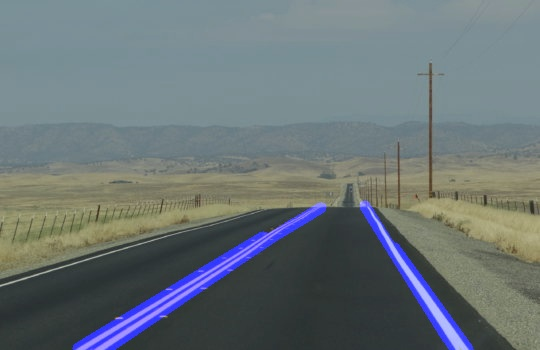
#> input picture 01_Detecting_lane_lines/images/combined.jpg, 540 x 350 px, given in place of video.mp4, which was not available
$ python video_detection.py
#> lines starting #> are read from the running program, lines starting #| are printed output that depends on the picture; after the words box and inside, x2 and y2 are one past the last pixel; in counts of white or black regions, pixels touching at a corner belong together; pictures that were not available may be replaced by others from this repository, and a replacement may not be noted
### 01_Detecting_lane_lines/lane_line_detection.py
# Import all the necessary packages
import cv2
import numpy as np
import matplotlib.pyplot as plt


def canny(image: np.ndarray) -> np.ndarray:
    """
    This function applies Canny edge detection to the input image
    :param image: input image
    :return: image with edges detected
    """
    # Convert the image to grayscale
    gray = cv2.cvtColor(image, cv2.COLOR_RGB2GRAY)
    # Reduce noise in the image
    blur = cv2.GaussianBlur(gray, (5, 5), 0)
    # Apply Canny edge detection
    canny_img = cv2.Canny(blur, 50, 150)

    return canny_img


def region_of_interest(image: np.ndarray) -> np.ndarray:
    """
    This function creates a mask for the region of interest
    :param image: input image
    :return: image with the region of interest
    """
    height = image.shape[0]
    # Define the region of interest
    polygons = np.array([
        [(50, height), (500, height), (350, 190)]
    ])
    # Create a mask
    mask = np.zeros_like(image)
    # Fill the mask with the polygon
    cv2.fillPoly(mask, polygons, 255)
    # Apply the mask to the image
    masked_image = cv2.bitwise_and(image, mask)

    return masked_image


def display_lines(masked_image: np.ndarray, hough_lines: np.ndarray) -> np.ndarray:
    """
    This function displays the lines on the input image
    :param masked_image: input image
    :param hough_lines: lines to be displayed
    :return: None
    """
    # Create a copy of the image
    line_img = np.zeros_like(masked_image)
    # Check if the lines are not empty
    if hough_lines is not None:
        # Iterate over all the lines
        for line in hough_lines:
            # Reshape the line
            x1, y1, x2, y2 = line.reshape(4)  # x1, y1, x2, y2 = line
            # Draw the line
            cv2.line(line_img, (x1, y1), (x2, y2), (255, 0, 0), 10)

    return line_img


def make_coordinates(lane_img: np.ndarray, line_parameters: np.ndarray) -> np.ndarray:
    """
    This function calculates the coordinates of the lines
    :param lane_img: input image
    :param line_parameters: parameters of the lines
    :return: coordinates of the lines
    """
    # Get the slope and intercept
    slope, intercept = line_parameters
    # Get the height of the image
    y1 = lane_img.shape[0]
    # Calculate the coordinates of the lines
    y2 = int(y1 * (3 / 5))
    x1 = int((y1 - intercept) / slope)
    x2 = int((y2 - intercept) / slope)

    return np.array([x1, y1, x2, y2])


def average_slope_intercept(lane_img: np.ndarray, hough_lines: np.ndarray) -> np.ndarray:
    """
    This function averages the lines
    :param lane_img: input image
    :param hough_lines: lines to be averaged
    :return: averaged lines
    """
    # Create empty lists
    left_fit = []
    right_fit = []
    # Iterate over all the lines
    for line in hough_lines:
        # Reshape the line
        x1, y1, x2, y2 = line.reshape(4)
        # Fit a polynomial to the points
        parameters = np.polyfit((x1, x2), (y1, y2), 1)
        # Get the slope and intercept
        slope = parameters[0]
        intercept = parameters[1]
        # Check if the slope is negative
        if slope < 0:
            # Append the slope and intercept to the left list
            left_fit.append((slope, intercept))
        else:
            # Append the slope and intercept to the right list
            right_fit.append((slope, intercept))
    if len(left_fit) and len(right_fit):
        # Average the lines
        left_fit_average = np.average(left_fit, axis=0)
        right_fit_average = np.average(right_fit, axis=0)
        # Calculate the coordinates of the lines
        left_line = make_coordinates(lane_img, left_fit_average)
        right_line = make_coordinates(lane_img, right_fit_average)

        return np.array([left_line, right_line])


# [20 lines that do not run on import are left out]

### 01_Detecting_lane_lines/video_detection.py
import cv2
import numpy as np

from lane_line_detection import canny, region_of_interest, display_lines, average_slope_intercept

# Make sure to adjust the polygons to the video size


cap = cv2.VideoCapture("assets/video.mp4")
while cap.isOpened():
    ret, frame = cap.read()
#> frame is the input picture: shape (350, 540, 3); mean B, G, R 118.4, 115.7, 105.8
    if ret:
        canny_img = canny(frame)
#> in canny, `gray = cv2.cvtColor(image, cv2.COLOR_RGB2GRAY)`:
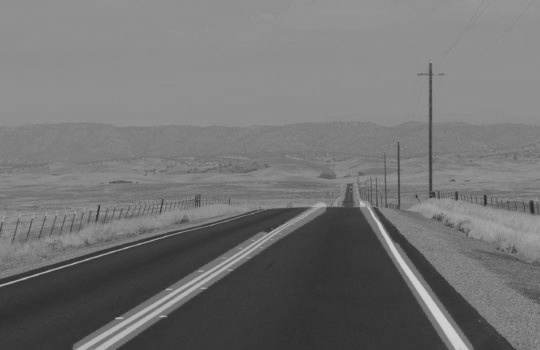
#> gray: shape (350, 540); min 39, max 212, mean 115.4
#> in canny, `canny_img = cv2.Canny(blur, 50, 150)`:
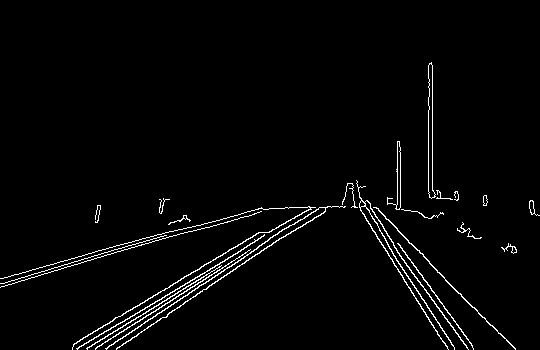
#> canny_img: shape (350, 540); 2.5% white in thin lines or dots, all inside (x1, y1, x2, y2) = (0, 62, 540, 350)
        cropped_img = region_of_interest(canny_img)
#> in region_of_interest, `cv2.fillPoly(mask, polygons, 255)`:
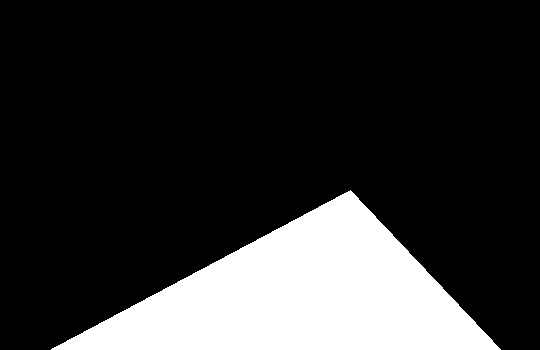
#> mask: shape (350, 540); 19.1% white; 1 white region, box (x1, y1, x2, y2) and area: (51, 190, 501, 350) 36150
#> in region_of_interest, `masked_image = cv2.bitwise_and(image, mask)`:
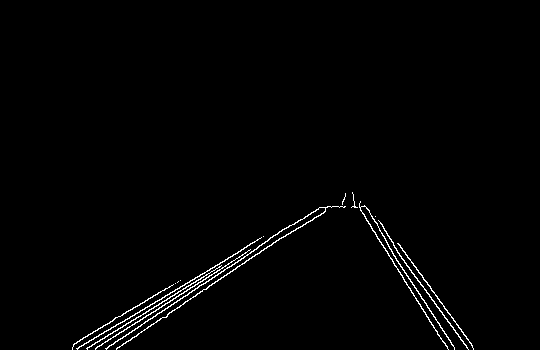
#> masked_image: shape (350, 540); 1.3% white in thin lines or dots, all inside (x1, y1, x2, y2) = (72, 192, 474, 350)
        hough_lines = cv2.HoughLinesP(cropped_img, 2, np.pi / 180, 100, np.array([]), minLineLength=40, maxLineGap=5)
#> hough_lines = 14 rows, first 6: [116, 349, 296, 228], [77, 349, 246, 247], [87, 347, 219, 267], [152, 318, 298, 220], [397, 252, 467, 348], [360, 210, 442, 341]
        averaged_lines = average_slope_intercept(frame, hough_lines)
#> the loop in average_slope_intercept, `for line in hough_lines:` made 14 passes
#> (x1, y1, x2, y2, slope, intercept) on passes 1 to 12: (116, 349, 296, 228, -0.672, 427), (77, 349, 246, 247, -0.604, 395.5), (87, 347, 219, 267, -0.606, 399.7), (152, 318, 298, 220, -0.671, 420), (397, 252, 467, 348, 1.37, -292.5), (360, 210, 442, 341, 1.6, -365.1), (379, 230, 431, 313, 1.6, -374.9), (95, 349, 209, 275, -0.649, 410.7), (73, 344, 178, 281, -0.6, 387.8), (397, 243, 453, 318, 1.34, -288.7), (106, 349, 159, 312, -0.698, 423), (393, 245, 467, 347, 1.38, -296.7)
#> after the loop in average_slope_intercept, `for line in hough_lines:`: left_fit = [(-0.672, 427), (-0.604, 395.5), (-0.606, 399.7), (-0.671, 420), (-0.649, 410.7), (-0.6, 387.8), (-0.698, 423), (-0.595, 397), (-0.643, 409.7)]; right_fit = [(1.37, -292.5), (1.6, -365.1), (1.6, -374.9), (1.34, -288.7), (1.38, -296.7)]
#> in average_slope_intercept, `left_fit_average = np.average(left_fit, axis=0)`: left_fit_average = [-0.638, 407.8]
#> in average_slope_intercept, `right_fit_average = np.average(right_fit, axis=0)`: right_fit_average = [1.46, -323.6]
#> in make_coordinates, `slope, intercept = line_parameters`: slope = -0.638; intercept = 407.8
#> in make_coordinates, `x1 = int((y1 - intercept) / slope)`: x1 = 90
#> in make_coordinates, `x2 = int((y2 - intercept) / slope)`: x2 = 310
#> in average_slope_intercept, `left_line = make_coordinates(lane_img, left_fit_average)`: left_line = [90, 350, 310, 210]
#> in average_slope_intercept, `right_line = make_coordinates(lane_img, right_fit_average)`: right_line = [462, 350, 366, 210]
#> averaged_lines = [[90, 350, 310, 210], [462, 350, 366, 210]]
        line_img = display_lines(frame, averaged_lines)
#> the loop in display_lines, `for line in hough_lines:` made 2 passes
#> after the loop in display_lines, `for line in hough_lines:`:
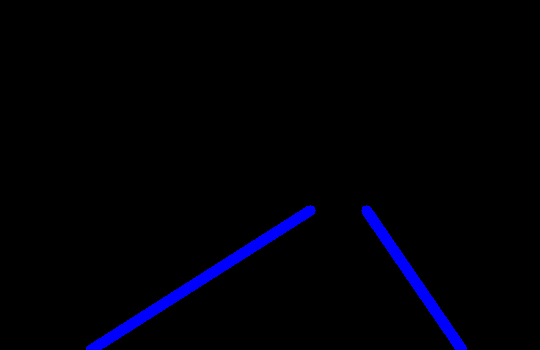
#> line_img: shape (350, 540, 3); mean of channels 0, 1, 2 6.4, 0, 0; drawn as B, G, R
        combo_img = cv2.addWeighted(frame, 0.8, line_img, 1, 1)
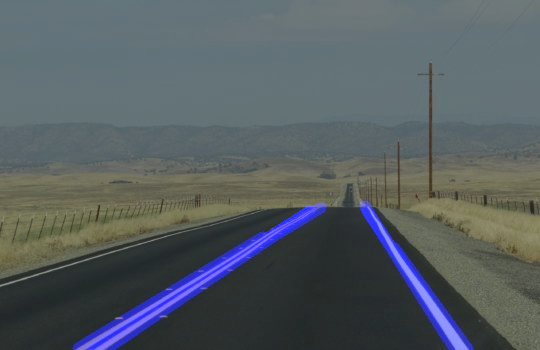
#> combo_img: shape (350, 540, 3); mean B, G, R 97.2, 93.5, 85.6
        cv2.imshow("result", combo_img)
        if cv2.waitKey(1) & 0xFF == ord('q'):
#> (key q is pressed here)
            break
    else:
        break
cap.release()
cv2.destroyAllWindows()
